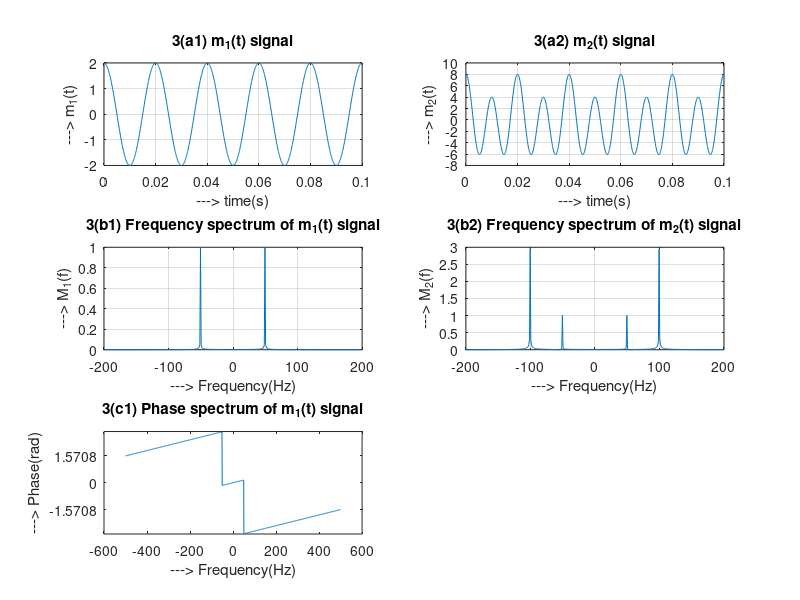

MATLAB code to generate this figure: (Note: this script raises an error after producing the figure.)
A1 = 2;  A2 = 6;           %Given Parameters
f1 = 50; f2 = 100;

fs = 10000;
t1 = 0:1/fs:0.1;

m1 = A1*cos(2*pi*f1*t1);
m2 = A1*cos(2*pi*f1*t1) + A2*cos(2*pi*f2*t1);

%<===== 3(a1) =====>
subplot(3,2,1);     plot(t1, m1);
xlabel('---> time(s)');    ylabel('---> m_1(t)');
title('3(a1) m_1(t) signal');
grid on;

%<===== 3(a2) =====>
subplot(3,2,2);     plot(t1, m2);
xlabel('---> time(s)');    ylabel('---> m_2(t)');
ylim([-8 10]);             yticks(-8:2:10);
title('3(a2) m_2(t) signal');
grid on;

%<===== 3(b1) =====>
N1 = length(fft(m1));        %Number of samples
ts1 = 10/fs;                 %time 
df1 = 1/(N1*ts1);            %frequency gap
t1 = [0:N1-1]*ts1;           %Time vector
m1 = A1*cos(2*pi*f1*t1);
m2 = A1*cos(2*pi*f1*t1) + A2*cos(2*pi*f2*t1);
Xf_shift1 = fftshift(fft(m1))/length(m1);  %perform zero-centered circular shift on fourier transform and normalize it      
Ff_shift1 = [-N1/2:N1/2-1]*df1; 

subplot(3,2,3);
plot(Ff_shift1, abs(Xf_shift1));
xlabel('---> Frequency(Hz)');    ylabel('---> M_1(f)');
title('3(b1) Frequency spectrum of m_1(t) signal');
xlim([-200 200]); 
grid on;

%<===== 3(b2) =====>
Xf_shift2 = fftshift(fft(m2))/length(m2);  %perform zero-centered circular shift on fourier transform and normalize it      

subplot(3,2,4);
plot(Ff_shift1, abs(Xf_shift2));
xlabel('---> Frequency(Hz)');    ylabel('---> M_2(f)');
title('3(b2) Frequency spectrum of m_2(t) signal');
xlim([-200 200]); 
grid on;

%<===== 3(c1) =====>
subplot(3,2,5);
plot(Ff_shift1, angle(Xf_shift1));
xlabel('---> Frequency(Hz)');    ylabel('---> Phase(rad)');
title('3(c1) Phase spectrum of m_1(t) signal');
set(gca,'ytick',[-pi:pi/2:pi]); 
set(gca,'yticklabels',{'-\pi','-\pi/2','0','\pi/2','\pi'});
xlim([-100 100]);
grid on;

%<===== 3(c2) =====>
subplot(3,2,6);
plot(Ff_shift1, angle(Xf_shift2));
xlabel('---> Frequency(Hz)');    ylabel('---> Phase(rad)');
title('3(c2) Phase spectrum of m_2(t) signal');
xlim([-200 200]);
set(gca,'ytick',[-pi:pi/2:pi]); 
set(gca,'yticklabels',{'-\pi','-\pi/2','0','\pi/2','\pi'});
grid on;